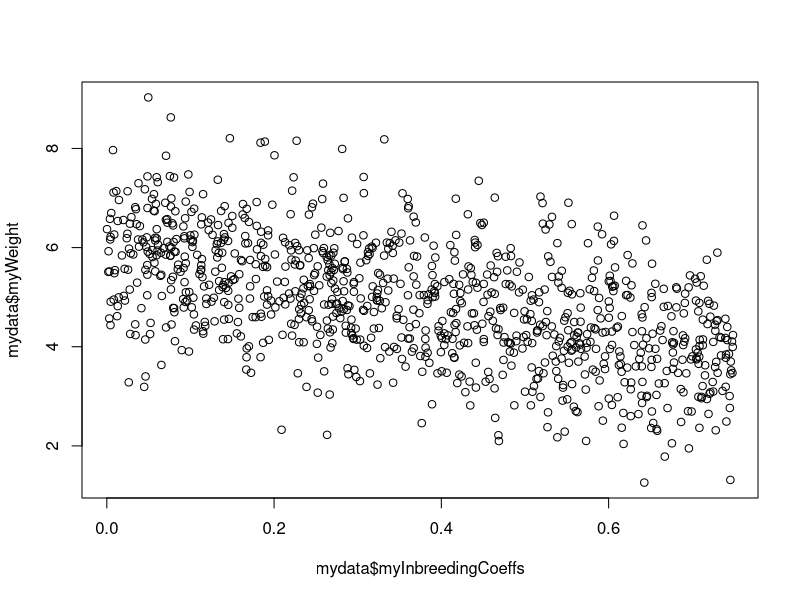
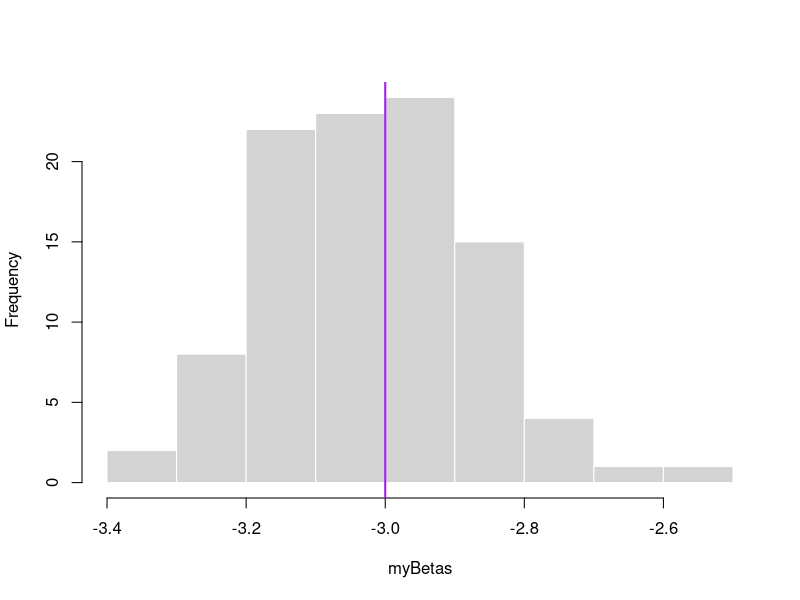
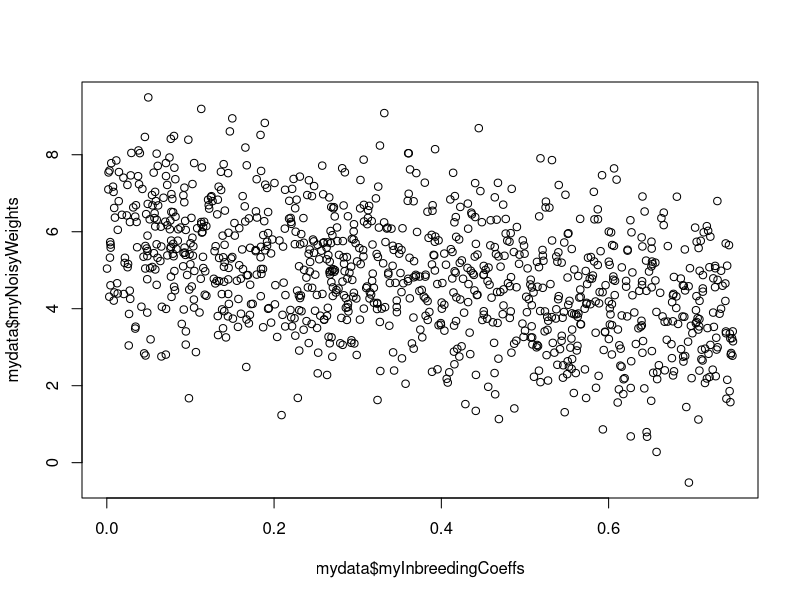
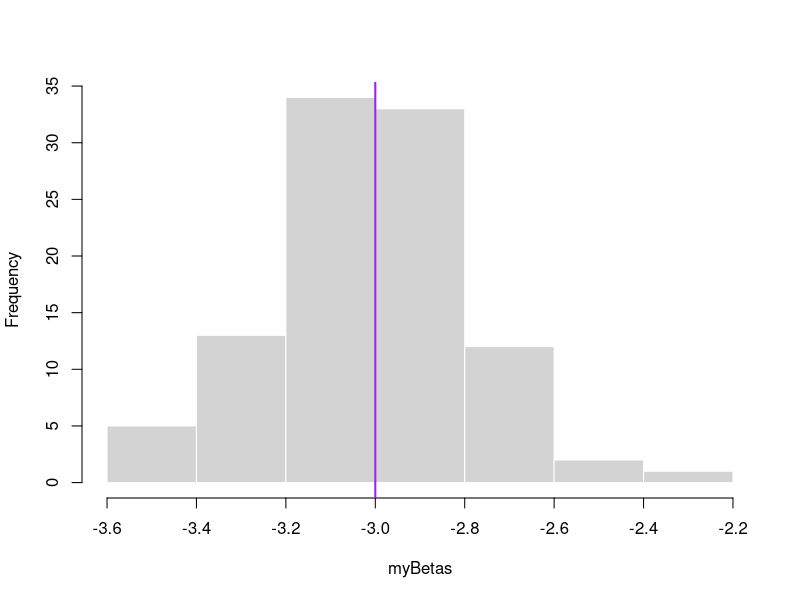
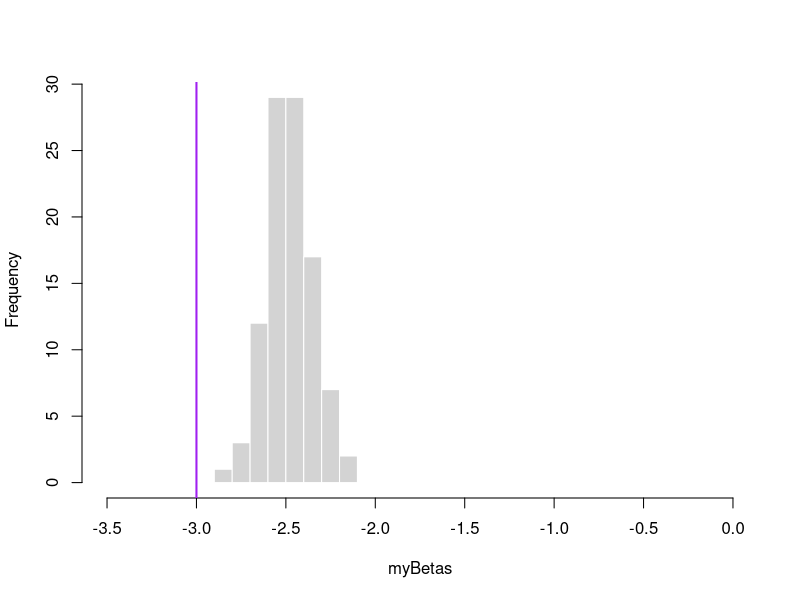

Here is the R script that generated these plots, in order:
## ---- chunk 1
knitr::opts_chunk$set(echo = TRUE)
## ---- chunk 2
myInbreedingCoeffs <- runif(1000, min=0, max=0.75)
myIntercept = 6
myBeta = -3
mySd = 1

myWeight = rnorm(n=1000, mean = myInbreedingCoeffs*myBeta + myIntercept, sd=mySd)

mydata <- data.frame(myInbreedingCoeffs, myWeight)
## ---- chunk 3

plot(mydata$myInbreedingCoeffs, mydata$myWeight)
## ---- chunk 4
mod <- lm(myWeight ~ myInbreedingCoeffs, data=mydata)
summary(mod)
## ---- chunk 5

repeatLM <- function(){
  mydata$myWeight <- rnorm(n=1000, mean = myInbreedingCoeffs*myBeta + myIntercept, sd=mySd) ## resample the response variable
  mod <- lm(myWeight ~ myInbreedingCoeffs, data=mydata) ## ADD LINE OF CODE TO DO LINEAR MODEL FROM PART 1b
  return(mod$coefficients[[2]]) ## return the effect size estimate if you used lm()
  ## return(mod3@coef[[2]]) ## use this line if you used mle2()
}

myBetas <- replicate(100,repeatLM())

hist(myBetas, border="white", main="")
abline(v=myBeta, col="purple", lwd=2)
## ---- chunk 6

mydata$myNoisyWeights <- mydata$myWeight + rnorm(n=1000, mean=0, sd=1)

plot(mydata$myInbreedingCoeffs, mydata$myNoisyWeights)
## ---- chunk 7
repeatLMweights <- function(){
  mydata$myWeight <- rnorm(n=1000, mean = myInbreedingCoeffs*myBeta + myIntercept, sd=mySd) 
  mydata$myNoisyWeights <- mydata$myWeight + rnorm(n=1000, mean=0, sd=1)
  mod <- lm(myNoisyWeights ~ myInbreedingCoeffs, data=mydata)
  return(mod$coefficients[[2]]) ## return the effect size estimate if you used lm()
}

myBetas <- replicate(100,repeatLMweights())

hist(myBetas, border="white", main="")
abline(v=myBeta, col="purple", lwd=2)

## ---- chunk 8
mydata$myNoisyCoeffs <- mydata$myInbreedingCoeffs + rnorm(n=1000, mean=0, sd=0.1)

## ---- chunk 9
mod2 <- lm(myWeight ~ myNoisyCoeffs,data=mydata)

summary(mod2)

## ---- chunk 10
repeatLMnoisy <- function(){
  mydata$myWeight <- rnorm(n=1000, mean = myInbreedingCoeffs*myBeta + myIntercept, sd=mySd) 
  mydata$myNoisyCoeffs <- mydata$myInbreedingCoeffs + rnorm(n=1000, mean=0, sd=0.1) ## add noise
  mod <- lm(myWeight ~ myNoisyCoeffs, data=mydata)
  return(mod$coefficients[[2]]) ## return the effect size estimate if you used lm()
}

myBetas <- replicate(100,repeatLMnoisy())

hist(myBetas, border="white", main="", xlim = c(-3.5, 0))
abline(v=myBeta, col="purple", lwd=2)
